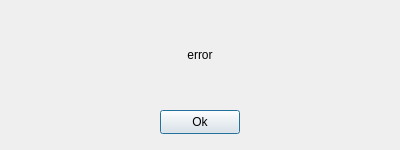
<?xml version="1.0" encoding="UTF-8"?>
<ui version="4.0">
 <class>ErrorWindow</class>
 <widget class="QDialog" name="ErrorWindow">
  <property name="geometry">
   <rect>
    <x>0</x>
    <y>0</y>
    <width>400</width>
    <height>150</height>
   </rect>
  </property>
  <property name="sizePolicy">
   <sizepolicy hsizetype="Fixed" vsizetype="Fixed">
    <horstretch>0</horstretch>
    <verstretch>0</verstretch>
   </sizepolicy>
  </property>
  <property name="minimumSize">
   <size>
    <width>400</width>
    <height>150</height>
   </size>
  </property>
  <property name="maximumSize">
   <size>
    <width>400</width>
    <height>150</height>
   </size>
  </property>
  <property name="windowTitle">
   <string>Dialog</string>
  </property>
  <property name="locale">
   <locale language="English" country="UnitedStates"/>
  </property>
  <widget class="QLabel" name="ErrorLabel">
   <property name="geometry">
    <rect>
     <x>50</x>
     <y>30</y>
     <width>300</width>
     <height>50</height>
    </rect>
   </property>
   <property name="text">
    <string>error</string>
   </property>
   <property name="alignment">
    <set>Qt::AlignCenter</set>
   </property>
  </widget>
  <widget class="QPushButton" name="ErrorConfirm">
   <property name="geometry">
    <rect>
     <x>160</x>
     <y>110</y>
     <width>80</width>
     <height>24</height>
    </rect>
   </property>
   <property name="sizePolicy">
    <sizepolicy hsizetype="Fixed" vsizetype="Fixed">
     <horstretch>0</horstretch>
     <verstretch>0</verstretch>
    </sizepolicy>
   </property>
   <property name="text">
    <string>Ok</string>
   </property>
  </widget>
 </widget>
 <resources/>
 <connections/>
</ui>
